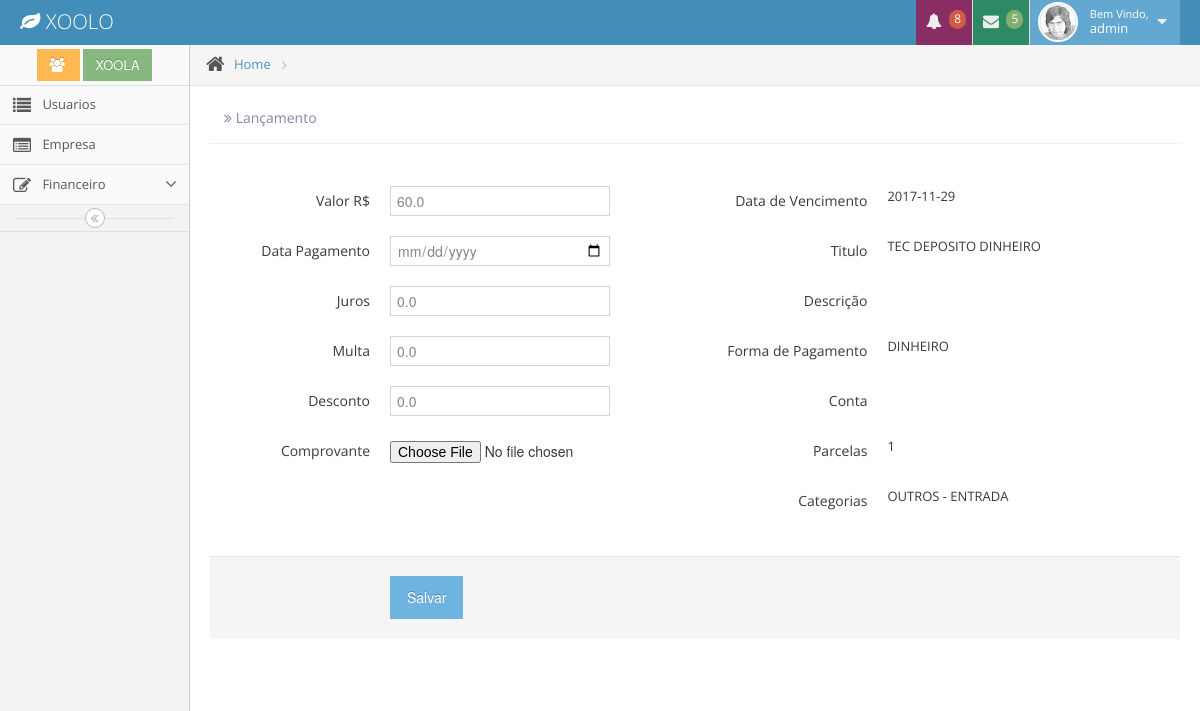
The app's page /movimentacao/realizado/1 (signed in), older data.
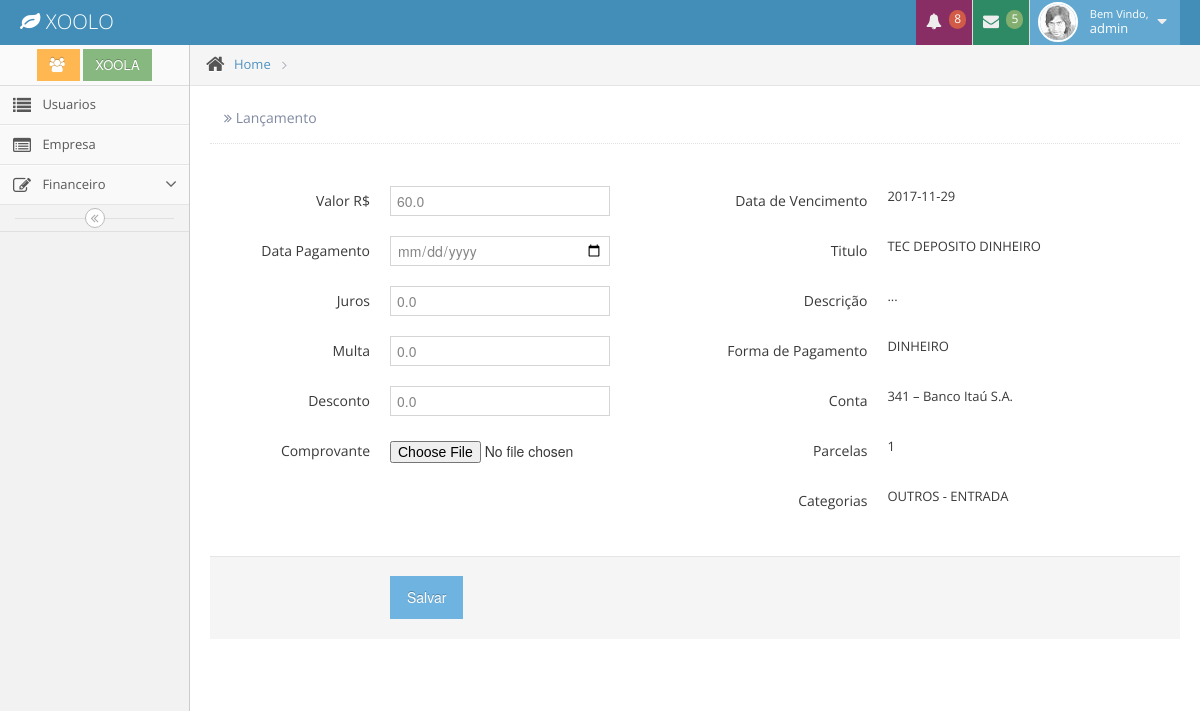
The same page, newer data.
### app/model/__init__.py (models this page shows, shortened)
class Movimentacao(db.Model):
      id                = db.Column(db.Integer, primary_key=True)
      titulo            = db.Column(db.String(100), index=True)
      descricao         = db.Column(db.String(255), index=True)
      valor             = db.Column(db.Float)
      juros             = db.Column(db.Float,default=0)
      multa             = db.Column(db.Float,default=0)
      desconto          = db.Column(db.Float,default=0)
      data_v            = db.Column(db.Date)
      data_pagamento    = db.Column(db.Date)
      parcelas          = db.Column(db.Integer)
      parcelas_id       = db.Column(db.Integer)
      efetuado          = db.Column(db.Boolean)
      finalizada        = db.Column(db.Boolean, default=False)
      categoria_id      = db.Column(db.Integer, db.ForeignKey('categoria.id'))
      formapagamento_id = db.Column(db.Integer, db.ForeignKey('formapagamento.id'))
      empresa_id        = db.Column(db.Integer, db.ForeignKey('empresa.id'))
      conta_id          = db.Column(db.Integer, db.ForeignKey('conta.id'))
      docs              = db.relationship('Docs', secondary=Mov_Docs,  backref=db.backref('movimentacao',lazy='dynamic'))
      date_created      = db.Column(db.DateTime)
      date_modified     = db.Column(db.DateTime)

class Conta(db.Model):
      id            = db.Column(db.Integer, primary_key=True)
      banco         = db.Column(db.String(100))
      tipo          = db.Column(db.String(100))
      agencia       = db.Column(db.String(100))
      conta         = db.Column(db.String(100))
      numero        = db.Column(db.String(100))
      bandeira      = db.Column(db.String(100))
      empresa_id    = db.Column(db.Integer, db.ForeignKey('empresa.id'))
      movimentacao  = db.relationship('Movimentacao', backref='conta', lazy='dynamic')
      date_created  = db.Column(db.DateTime)
      date_modified = db.Column(db.DateTime)

### app/controllers/movimentacao/controllers.py (the view, shortened to what this page needs)
@movimentacao.route("/realizado/<int:mov_id>", methods = ["GET","POST"])
@login_required
def realizado(mov_id):
    mov = Movimentacao.query.get(mov_id)
    form = MovRealizadoForm(valor = mov.valor)
    return render_template("movimentacao/realizado.html",title='Lançamento', form=form, mov=mov)

### app/controllers/movimentacao/forms.py
class MovRealizadoForm(Form):
     valor           = FloatField('valor', validators=[DataRequired()])
     juros           = FloatField('juros', default=0.0)
     multa           = FloatField('multa', default=0.0)
     desconto        = FloatField('desconto', default=0.0)
     data_pagamento  = DateField("Pagamento", format="%d/%m/%Y",default=datetime.today, validators=[validators.DataRequired()])
     comprovante     =  FileField('comprovante')

### app/__init__.py (called while the page is built)
@app.context_processor
def utility_processor():
    def formatar_dinheiro(value):
        if type(value) == str:
           value = int(value)
        valor = format_decimal(value, format='#.##,##;(#)')
        return "R$ {}".format(valor)
    return dict(formatar_dinheiro=formatar_dinheiro)

### app/controllers/auth/controllers.py (called while the page is built)
@login_manager.user_loader
def user_loader(user_id):
    return Usuario.query.get(user_id)

### app/controllers/movimentacao/controllers.py (called while the page is built)
@movimentacao.context_processor
def dados():
    empresa = Empresa.query.get(session['empresa'])
    usuario = Usuario.query.get(current_user.id)
    hoje    = datetime.date.today()
    return dict(empresa=empresa.nome, usuario = usuario.nome, hoje=hoje)

### app/templates/movimentacao/realizado.html (shortened to what this page needs)
{% extends "layout/base.html" %}
{% block content %}
	<div class="form-horizontal">
    <form action="" method="post" name="realizado" enctype="multipart/form-data" class="form-horizontal">
      <p>
                 <br>
       </p>
          <div class="row-fluid">
            <div class="span6">
                 <div class="control-group">
					   <label class="control-label" for="form-field-1">Valor R$</label>
					  <div class="controls">
                     {{ form.valor }}
					  </div>
					</div>
				<div class="control-group">
					   <label class="control-label" for="form-field-1">Data Pagamento</label>
					  <div class="controls">
                       {{ form.data_pagamento}}
					  </div>
					</div>
               <div class="control-group">
					   <label class="control-label" for="form-field-1">Juros</label>
					  <div class="controls">
                       {{ form.juros}}
					  </div>
					</div>
                    <div class="control-group">
					   <label class="control-label" for="form-field-1">Multa</label>
					  <div class="controls">
                       {{ form.multa}}
					  </div>
					</div>
                    <div class="control-group">
					   <label class="control-label" for="form-field-1">Desconto</label>
					  <div class="controls">
                       {{ form.desconto}}
					  </div>
			  		</div>
			  		<div class="control-group">
					   <label class="control-label" for="form-field-1">Comprovante</label>
					  <div class="controls">
                     {{ form.comprovante }}
					  </div>
			</div>
            </div>
            <div class="span6">
               <div class="control-group">
					   <label class="control-label" for="form-field-1">Data de Vencimento</label>
					  <div class="controls">
                        {{ mov.data_v}}
					  </div>
					</div>
               <div class="control-group">
					   <label class="control-label" for="form-field-1">Titulo</label>
					  <div class="controls">
                         {{ mov.titulo}}
					  </div>
					</div>
               <div class="control-group">
					   <label class="control-label" for="form-field-1">Descrição</label>
					  <div class="controls">
                       {{ mov.descricao}}
					  </div>
              </div>
               <div class="control-group">
					   <label class="control-label" for="form-field-1">Forma de Pagamento</label>
					  <div class="controls">
                        {{ mov.formapagamento.tipo  }}
					  </div>
					</div>
               <div class="control-group">
					   <label class="control-label" for="form-field-1">Conta</label>
					  <div class="controls">
                         {{ mov.conta.banco }}
					  </div>
					</div>
               <div class="control-group">
					   <label class="control-label" for="form-field-1">Parcelas</label>
					  <div class="controls">
                        {{ mov.parcelas }}
					  </div>
					</div>
               <div class="control-group">
					   <label class="control-label" for="form-field-1">Categorias</label>
					  <div class="controls">
                       {{ mov.categoria.titulo}}
					  </div>
					</div>
             </div>
            </div>
               <div class="form-actions">
	  				<input type="submit" value="Salvar" class="btn btn-info">
              </div>
      </form>
</div>
{% endblock %}

Row changes from the older to the newer data that the page shows:
changed Movimentacao "TEC DEPOSITO DINHEIRO": descricao (not shown) → "..."
now on this page (row unchanged): Conta: conta.banco "341 – Banco Itaú S.A."
